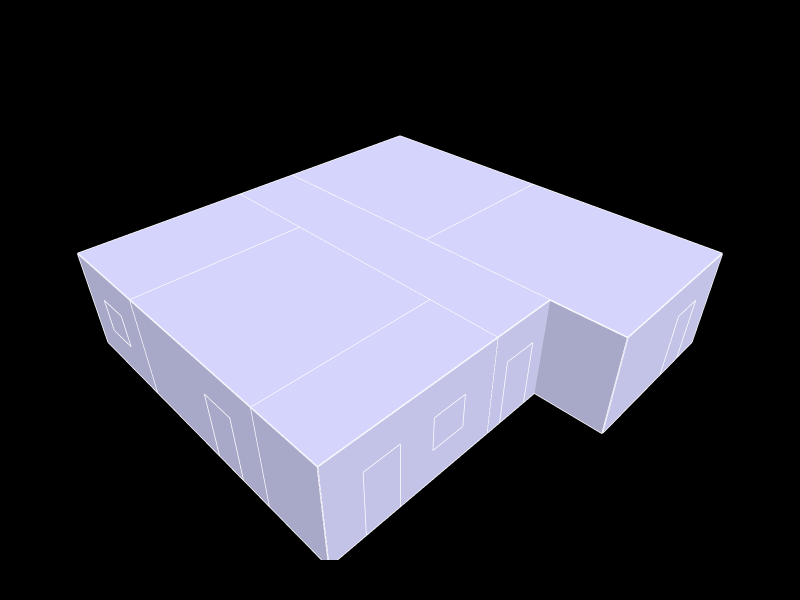

The notebook cell saved with this chart:
### Code cell
# show geometry

Topology.Show(house, aperture_f,
              faceColor=[210,210,250],
              faceOpacity=1,
              edgeColor="white",
              edgeWidth=3,
              showVertices=False,
              backgroundColor="black",
              width=800,
              height=600,
              renderer = renderer)

print(renderer)

### Figure 1 — Plotly figure (JSON) as saved in the notebook; plotly's stock layout.template omitted (floating-point values rounded to 4 significant figures; data arrays with more than 128 entries replaced by an {"elided": "..."} marker saying what was removed)
{"data": [{"hoverinfo": "text", "legendgroup": "2", "legendrank": 2, "line": {"color": "white", "dash": "solid", "width": 3}, "marker": {"size": 0}, "mode": "lines", "name": "1: Untitled (Edges)", "showlegend": false, "text": "", "type": "scatter3d", "x": {"elided": "165 int values"}, "y": {"elided": "165 int values"}, "z": {"elided": "165 int values"}}, {"cmax": 1, "cmin": 0, "color": "#D2D2FA", "colorscale": [[0, "#440154"], [0.1111, "#482878"], [0.2222, "#3e4989"], [0.3333, "#31688e"], [0.4444, "#26828e"], [0.5556, "#1f9e89"], [0.6667, "#35b779"], [0.7778, "#6ece58"], [0.8889, "#b5de2b"], [1, "#fde725"]], "flatshading": true, "hoverinfo": "text", "hovertext": "", "i": [0, 3, 4, 5, 6, 7, 7, 9, 9, 1, 1, 2, 2, 0, 0, 4, 4, 8, 8, 11, 7, 12, 8, 8, 3, 7, 16, 16, 16, 16, 5, 5, 15, 15, 1, 1, 3, 19, 19, 21, 15, 15, 21, 21, 18, 18, 22, 23, 11, 11, 2, 2, 23, 23, 25, 25, 12, 12, 12, 12, 26, 26, 23, 23, 28, 28, 13, 13, 13, 13, 26, 26], "j": [1, 1, 3, 3, 5, 3, 5, 1, 3, 9, 10, 11, 10, 12, 11, 12, 13, 5, 6, 10, 11, 11, 13, 12, 14, 3, 8, 7, 17, 5, 14, 17, 14, 17, 14, 18, 14, 9, 20, 9, 7, 9, 18, 14, 21, 20, 11, 22, 22, 24, 10, 24, 0, 2, 24, 22, 4, 26, 27, 22, 0, 4, 22, 27, 6, 4, 6, 28, 29, 27, 27, 29], "k": [2, 0, 0, 4, 4, 5, 8, 3, 7, 10, 2, 0, 11, 4, 12, 13, 6, 6, 13, 9, 9, 7, 12, 7, 15, 15, 7, 15, 5, 8, 3, 14, 17, 16, 18, 19, 1, 1, 9, 20, 9, 21, 14, 15, 20, 19, 0, 0, 24, 10, 24, 25, 2, 25, 22, 23, 26, 27, 22, 11, 23, 0, 27, 26, 4, 26, 28, 29, 27, 12, 29, 28], "legendgroup": "3", "legendrank": 3, "lighting": {"facenormalsepsilon": 0}, "name": "1: Untitled (Faces)", "opacity": 1, "showlegend": false, "showscale": false, "text": "", "type": "mesh3d", "x": [5, 7, 5, 7, 5, 7, 5, 7, 7, 7, 5, 5, 5, 5, 12, 12, 12, 12, 12, 7, 7, 12, 0, 0, 0, 0, 0, 0, 0, 0], "y": [8, 6, 6, 10, 13, 16, 16, 10, 16, 6, 6, 8, 13, 16, 10, 10, 16, 16, 4, 4, 4, 4, 8, 8, 6, 6, 13, 13, 16, 16], "z": [0, 0, 0, 0, 0, 0, 0, 3, 3, 3, 3, 3, 3, 3, 0, 3, 3, 0, 0, 0, 3, 3, 3, 0, 3, 0, 0, 3, 0, 3]}, {"hoverinfo": "text", "legendgroup": "6", "legendrank": 6, "line": {"color": "white", "dash": "solid", "width": 3}, "marker": {"size": 0}, "mode": "lines", "name": "2: default (Edges)", "showlegend": false, "text": "", "type": "scatter3d", "x": [0, 0, null, 0, 0, null, 0, 0, null, 0, 0, null], "y": [14, 14, null, 14, 15, null, 15, 15, null, 15, 14, null], "z": [1, 2, null, 2, 2, null, 2, 1, null, 1, 1, null]}, {"cmax": 1, "cmin": 0, "color": "#D2D2FA", "colorscale": [[0, "#440154"], [0.1111, "#482878"], [0.2222, "#3e4989"], [0.3333, "#31688e"], [0.4444, "#26828e"], [0.5556, "#1f9e89"], [0.6667, "#35b779"], [0.7778, "#6ece58"], [0.8889, "#b5de2b"], [1, "#fde725"]], "flatshading": true, "hoverinfo": "text", "hovertext": "", "i": [0, 0], "j": [1, 2], "k": [2, 3], "legendgroup": "7", "legendrank": 7, "lighting": {"facenormalsepsilon": 0}, "name": "2: default (Faces)", "opacity": 1, "showlegend": false, "showscale": false, "text": "", "type": "mesh3d", "x": [0, 0, 0, 0], "y": [14, 14, 15, 15], "z": [1, 2, 2, 1]}, {"hoverinfo": "text", "legendgroup": "10", "legendrank": 10, "line": {"color": "white", "dash": "solid", "width": 3}, "marker": {"size": 0}, "mode": "lines", "name": "3: default (Edges)", "showlegend": false, "text": "", "type": "scatter3d", "x": [1, 1, null, 1, 4, null, 4, 4, null, 4, 1, null], "y": [13, 13, null, 13, 13, null, 13, 13, null, 13, 13, null], "z": [1, 2, null, 2, 2, null, 2, 1, null, 1, 1, null]}, {"cmax": 1, "cmin": 0, "color": "#D2D2FA", "colorscale": [[0, "#440154"], [0.1111, "#482878"], [0.2222, "#3e4989"], [0.3333, "#31688e"], [0.4444, "#26828e"], [0.5556, "#1f9e89"], [0.6667, "#35b779"], [0.7778, "#6ece58"], [0.8889, "#b5de2b"], [1, "#fde725"]], "flatshading": true, "hoverinfo": "text", "hovertext": "", "i": [0, 0], "j": [1, 3], "k": [2, 1], "legendgroup": "11", "legendrank": 11, "lighting": {"facenormalsepsilon": 0}, "name": "3: default (Faces)", "opacity": 1, "showlegend": false, "showscale": false, "text": "", "type": "mesh3d", "x": [4, 1, 1, 4], "y": [13, 13, 13, 13], "z": [2, 1, 2, 1]}, {"hoverinfo": "text", "legendgroup": "14", "legendrank": 14, "line": {"color": "white", "dash": "solid", "width": 3}, "marker": {"size": 0}, "mode": "lines", "name": "4: default (Edges)", "showlegend": false, "text": "", "type": "scatter3d", "x": [12, 12, null, 12, 12, null, 12, 12, null, 12, 12, null], "y": [6, 6, null, 6, 8, null, 8, 8, null, 8, 6, null], "z": [1, 2, null, 2, 2, null, 2, 1, null, 1, 1, null]}, {"cmax": 1, "cmin": 0, "color": "#D2D2FA", "colorscale": [[0, "#440154"], [0.1111, "#482878"], [0.2222, "#3e4989"], [0.3333, "#31688e"], [0.4444, "#26828e"], [0.5556, "#1f9e89"], [0.6667, "#35b779"], [0.7778, "#6ece58"], [0.8889, "#b5de2b"], [1, "#fde725"]], "flatshading": true, "hoverinfo": "text", "hovertext": "", "i": [0, 0], "j": [1, 2], "k": [2, 3], "legendgroup": "15", "legendrank": 15, "lighting": {"facenormalsepsilon": 0}, "name": "4: default (Faces)", "opacity": 1, "showlegend": false, "showscale": false, "text": "", "type": "mesh3d", "x": [12, 12, 12, 12], "y": [6, 6, 8, 8], "z": [1, 2, 2, 1]}, {"hoverinfo": "text", "legendgroup": "18", "legendrank": 18, "line": {"color": "white", "dash": "solid", "width": 3}, "marker": {"size": 0}, "mode": "lines", "name": "5: default (Edges)", "showlegend": false, "text": "", "type": "scatter3d", "x": [3, 3, null, 3, 4, null, 4, 4, null, 4, 3, null], "y": [6, 6, null, 6, 6, null, 6, 6, null, 6, 6, null], "z": [1, 2, null, 2, 2, null, 2, 1, null, 1, 1, null]}, {"cmax": 1, "cmin": 0, "color": "#D2D2FA", "colorscale": [[0, "#440154"], [0.1111, "#482878"], [0.2222, "#3e4989"], [0.3333, "#31688e"], [0.4444, "#26828e"], [0.5556, "#1f9e89"], [0.6667, "#35b779"], [0.7778, "#6ece58"], [0.8889, "#b5de2b"], [1, "#fde725"]], "flatshading": true, "hoverinfo": "text", "hovertext": "", "i": [0, 0], "j": [1, 3], "k": [2, 1], "legendgroup": "19", "legendrank": 19, "lighting": {"facenormalsepsilon": 0}, "name": "5: default (Faces)", "opacity": 1, "showlegend": false, "showscale": false, "text": "", "type": "mesh3d", "x": [4, 3, 3, 4], "y": [6, 6, 6, 6], "z": [2, 1, 2, 1]}, {"hoverinfo": "text", "legendgroup": "22", "legendrank": 22, "line": {"color": "white", "dash": "solid", "width": 3}, "marker": {"size": 0}, "mode": "lines", "name": "6: default (Edges)", "showlegend": false, "text": "", "type": "scatter3d", "x": [12, 12, null, 12, 12, null, 12, 12, null, 12, 12, null], "y": [12, 12, null, 12, 14, null, 14, 14, null, 14, 12, null], "z": [1, 2, null, 2, 2, null, 2, 1, null, 1, 1, null]}, {"cmax": 1, "cmin": 0, "color": "#D2D2FA", "colorscale": [[0, "#440154"], [0.1111, "#482878"], [0.2222, "#3e4989"], [0.3333, "#31688e"], [0.4444, "#26828e"], [0.5556, "#1f9e89"], [0.6667, "#35b779"], [0.7778, "#6ece58"], [0.8889, "#b5de2b"], [1, "#fde725"]], "flatshading": true, "hoverinfo": "text", "hovertext": "", "i": [0, 0], "j": [1, 2], "k": [2, 3], "legendgroup": "23", "legendrank": 23, "lighting": {"facenormalsepsilon": 0}, "name": "6: default (Faces)", "opacity": 1, "showlegend": false, "showscale": false, "text": "", "type": "mesh3d", "x": [12, 12, 12, 12], "y": [12, 12, 14, 14], "z": [1, 2, 2, 1]}, {"hoverinfo": "text", "legendgroup": "26", "legendrank": 26, "line": {"color": "white", "dash": "solid", "width": 3}, "marker": {"size": 0}, "mode": "lines", "name": "7: default (Edges)", "showlegend": false, "text": "", "type": "scatter3d", "x": [8, 8, null, 8, 11, null, 11, 11, null, 11, 8, null], "y": [16, 16, null, 16, 16, null, 16, 16, null, 16, 16, null], "z": [1, 2, null, 2, 2, null, 2, 1, null, 1, 1, null]}, {"cmax": 1, "cmin": 0, "color": "#D2D2FA", "colorscale": [[0, "#440154"], [0.1111, "#482878"], [0.2222, "#3e4989"], [0.3333, "#31688e"], [0.4444, "#26828e"], [0.5556, "#1f9e89"], [0.6667, "#35b779"], [0.7778, "#6ece58"], [0.8889, "#b5de2b"], [1, "#fde725"]], "flatshading": true, "hoverinfo": "text", "hovertext": "", "i": [0, 0], "j": [1, 3], "k": [2, 1], "legendgroup": "27", "legendrank": 27, "lighting": {"facenormalsepsilon": 0}, "name": "7: default (Faces)", "opacity": 1, "showlegend": false, "showscale": false, "text": "", "type": "mesh3d", "x": [11, 8, 8, 11], "y": [16, 16, 16, 16], "z": [2, 1, 2, 1]}, {"hoverinfo": "text", "legendgroup": "30", "legendrank": 30, "line": {"color": "white", "dash": "solid", "width": 3}, "marker": {"size": 0}, "mode": "lines", "name": "8: default (Edges)", "showlegend": false, "text": "", "type": "scatter3d", "x": [1, 1, null, 1, 4, null, 4, 4, null, 4, 1, null], "y": [16, 16, null, 16, 16, null, 16, 16, null, 16, 16, null], "z": [1, 2, null, 2, 2, null, 2, 1, null, 1, 1, null]}, {"cmax": 1, "cmin": 0, "color": "#D2D2FA", "colorscale": [[0, "#440154"], [0.1111, "#482878"], [0.2222, "#3e4989"], [0.3333, "#31688e"], [0.4444, "#26828e"], [0.5556, "#1f9e89"], [0.6667, "#35b779"], [0.7778, "#6ece58"], [0.8889, "#b5de2b"], [1, "#fde725"]], "flatshading": true, "hoverinfo": "text", "hovertext": "", "i": [0, 0], "j": [1, 3], "k": [2, 1], "legendgroup": "31", "legendrank": 31, "lighting": {"facenormalsepsilon": 0}, "name": "8: default (Faces)", "opacity": 1, "showlegend": false, "showscale": false, "text": "", "type": "mesh3d", "x": [4, 1, 1, 4], "y": [16, 16, 16, 16], "z": [2, 1, 2, 1]}, {"hoverinfo": "text", "legendgroup": "34", "legendrank": 34, "line": {"color": "white", "dash": "solid", "width": 3}, "marker": {"size": 0}, "mode": "lines", "name": "9: default (Edges)", "showlegend": false, "text": "", "type": "scatter3d", "x": [5.5, 5.5, null, 5.5, 6.5, null, 6.5, 6.5, null, 6.5, 5.5, null], "y": [16, 16, null, 16, 16, null, 16, 16, null, 16, 16, null], "z": [0, 2, null, 2, 2, null, 2, 0, null, 0, 0, null]}, {"cmax": 1, "cmin": 0, "color": "#D2D2FA", "colorscale": [[0, "#440154"], [0.1111, "#482878"], [0.2222, "#3e4989"], [0.3333, "#31688e"], [0.4444, "#26828e"], [0.5556, "#1f9e89"], [0.6667, "#35b779"], [0.7778, "#6ece58"], [0.8889, "#b5de2b"], [1, "#fde725"]], "flatshading": true, "hoverinfo": "text", "hovertext": "", "i": [0, 0], "j": [1, 3], "k": [2, 1], "legendgroup": "35", "legendrank": 35, "lighting": {"facenormalsepsilon": 0}, "name": "9: default (Faces)", "opacity": 1, "showlegend": false, "showscale": false, "text": "", "type": "mesh3d", "x": [6.5, 5.5, 5.5, 6.5], "y": [16, 16, 16, 16], "z": [2, 0, 2, 0]}, {"hoverinfo": "text", "legendgroup": "38", "legendrank": 38, "line": {"color": "white", "dash": "solid", "width": 3}, "marker": {"size": 0}, "mode": "lines", "name": "10: default (Edges)", "showlegend": false, "text": "", "type": "scatter3d", "x": [5.5, 5.5, null, 5.5, 6.5, null, 6.5, 6.5, null, 6.5, 5.5, null], "y": [6, 6, null, 6, 6, null, 6, 6, null, 6, 6, null], "z": [0, 2, null, 2, 2, null, 2, 0, null, 0, 0, null]}, {"cmax": 1, "cmin": 0, "color": "#D2D2FA", "colorscale": [[0, "#440154"], [0.1111, "#482878"], [0.2222, "#3e4989"], [0.3333, "#31688e"], [0.4444, "#26828e"], [0.5556, "#1f9e89"], [0.6667, "#35b779"], [0.7778, "#6ece58"], [0.8889, "#b5de2b"], [1, "#fde725"]], "flatshading": true, "hoverinfo": "text", "hovertext": "", "i": [0, 0], "j": [1, 3], "k": [2, 1], "legendgroup": "39", "legendrank": 39, "lighting": {"facenormalsepsilon": 0}, "name": "10: default (Faces)", "opacity": 1, "showlegend": false, "showscale": false, "text": "", "type": "mesh3d", "x": [6.5, 5.5, 5.5, 6.5], "y": [6, 6, 6, 6], "z": [2, 0, 2, 0]}, {"hoverinfo": "text", "legendgroup": "42", "legendrank": 42, "line": {"color": "white", "dash": "solid", "width": 3}, "marker": {"size": 0}, "mode": "lines", "name": "11: default (Edges)", "showlegend": false, "text": "", "type": "scatter3d", "x": [1, 1, null, 1, 2, null, 2, 2, null, 2, 1, null], "y": [8, 8, null, 8, 8, null, 8, 8, null, 8, 8, null], "z": [0, 2, null, 2, 2, null, 2, 0, null, 0, 0, null]}, {"cmax": 1, "cmin": 0, "color": "#D2D2FA", "colorscale": [[0, "#440154"], [0.1111, "#482878"], [0.2222, "#3e4989"], [0.3333, "#31688e"], [0.4444, "#26828e"], [0.5556, "#1f9e89"], [0.6667, "#35b779"], [0.7778, "#6ece58"], [0.8889, "#b5de2b"], [1, "#fde725"]], "flatshading": true, "hoverinfo": "text", "hovertext": "", "i": [0, 0], "j": [1, 3], "k": [2, 1], "legendgroup": "43", "legendrank": 43, "lighting": {"facenormalsepsilon": 0}, "name": "11: default (Faces)", "opacity": 1, "showlegend": false, "showscale": false, "text": "", "type": "mesh3d", "x": [2, 1, 1, 2], "y": [8, 8, 8, 8], "z": [2, 0, 2, 0]}, {"hoverinfo": "text", "legendgroup": "46", "legendrank": 46, "line": {"color": "white", "dash": "solid", "width": 3}, "marker": {"size": 0}, "mode": "lines", "name": "12: default (Edges)", "showlegend": false, "text": "", "type": "scatter3d", "x": [5, 5, null, 5, 5, null, 5, 5, null, 5, 5, null], "y": [14, 14, null, 14, 15, null, 15, 15, null, 15, 14, null], "z": [0, 2, null, 2, 2, null, 2, 0, null, 0, 0, null]}, {"cmax": 1, "cmin": 0, "color": "#D2D2FA", "colorscale": [[0, "#440154"], [0.1111, "#482878"], [0.2222, "#3e4989"], [0.3333, "#31688e"], [0.4444, "#26828e"], [0.5556, "#1f9e89"], [0.6667, "#35b779"], [0.7778, "#6ece58"], [0.8889, "#b5de2b"], [1, "#fde725"]], "flatshading": true, "hoverinfo": "text", "hovertext": "", "i": [0, 0], "j": [1, 2], "k": [2, 3], "legendgroup": "47", "legendrank": 47, "lighting": {"facenormalsepsilon": 0}, "name": "12: default (Faces)", "opacity": 1, "showlegend": false, "showscale": false, "text": "", "type": "mesh3d", "x": [5, 5, 5, 5], "y": [14, 14, 15, 15], "z": [0, 2, 2, 0]}, {"hoverinfo": "text", "legendgroup": "50", "legendrank": 50, "line": {"color": "white", "dash": "solid", "width": 3}, "marker": {"size": 0}, "mode": "lines", "name": "13: default (Edges)", "showlegend": false, "text": "", "type": "scatter3d", "x": [10, 10, null, 10, 11, null, 11, 11, null, 11, 10, null], "y": [4, 4, null, 4, 4, null, 4, 4, null, 4, 4, null], "z": [0, 2, null, 2, 2, null, 2, 0, null, 0, 0, null]}, {"cmax": 1, "cmin": 0, "color": "#D2D2FA", "colorscale": [[0, "#440154"], [0.1111, "#482878"], [0.2222, "#3e4989"], [0.3333, "#31688e"], [0.4444, "#26828e"], [0.5556, "#1f9e89"], [0.6667, "#35b779"], [0.7778, "#6ece58"], [0.8889, "#b5de2b"], [1, "#fde725"]], "flatshading": true, "hoverinfo": "text", "hovertext": "", "i": [0, 0], "j": [1, 3], "k": [2, 1], "legendgroup": "51", "legendrank": 51, "lighting": {"facenormalsepsilon": 0}, "name": "13: default (Faces)", "opacity": 1, "showlegend": false, "showscale": false, "text": "", "type": "mesh3d", "x": [11, 10, 10, 11], "y": [4, 4, 4, 4], "z": [2, 0, 2, 0]}, {"hoverinfo": "text", "legendgroup": "54", "legendrank": 54, "line": {"color": "white", "dash": "solid", "width": 3}, "marker": {"size": 0}, "mode": "lines", "name": "14: default (Edges)", "showlegend": false, "text": "", "type": "scatter3d", "x": [10, 10, null, 10, 11, null, 11, 11, null, 11, 10, null], "y": [10, 10, null, 10, 10, null, 10, 10, null, 10, 10, null], "z": [0, 2, null, 2, 2, null, 2, 0, null, 0, 0, null]}, {"cmax": 1, "cmin": 0, "color": "#D2D2FA", "colorscale": [[0, "#440154"], [0.1111, "#482878"], [0.2222, "#3e4989"], [0.3333, "#31688e"], [0.4444, "#26828e"], [0.5556, "#1f9e89"], [0.6667, "#35b779"], [0.7778, "#6ece58"], [0.8889, "#b5de2b"], [1, "#fde725"]], "flatshading": true, "hoverinfo": "text", "hovertext": "", "i": [0, 0], "j": [1, 3], "k": [2, 1], "legendgroup": "55", "legendrank": 55, "lighting": {"facenormalsepsilon": 0}, "name": "14: default (Faces)", "opacity": 1, "showlegend": false, "showscale": false, "text": "", "type": "mesh3d", "x": [11, 10, 10, 11], "y": [10, 10, 10, 10], "z": [2, 0, 2, 0]}, {"hoverinfo": "text", "legendgroup": "58", "legendrank": 58, "line": {"color": "white", "dash": "solid", "width": 3}, "marker": {"size": 0}, "mode": "lines", "name": "15: default (Edges)", "showlegend": false, "text": "", "type": "scatter3d", "x": [7, 7, null, 7, 7, null, 7, 7, null, 7, 7, null], "y": [14, 14, null, 14, 15, null, 15, 15, null, 15, 14, null], "z": [0, 2, null, 2, 2, null, 2, 0, null, 0, 0, null]}, {"cmax": 1, "cmin": 0, "color": "#D2D2FA", "colorscale": [[0, "#440154"], [0.1111, "#482878"], [0.2222, "#3e4989"], [0.3333, "#31688e"], [0.4444, "#26828e"], [0.5556, "#1f9e89"], [0.6667, "#35b779"], [0.7778, "#6ece58"], [0.8889, "#b5de2b"], [1, "#fde725"]], "flatshading": true, "hoverinfo": "text", "hovertext": "", "i": [0, 0], "j": [1, 2], "k": [2, 3], "legendgroup": "59", "legendrank": 59, "lighting": {"facenormalsepsilon": 0}, "name": "15: default (Faces)", "opacity": 1, "showlegend": false, "showscale": false, "text": "", "type": "mesh3d", "x": [7, 7, 7, 7], "y": [14, 14, 15, 15], "z": [0, 2, 2, 0]}, {"hoverinfo": "text", "legendgroup": "62", "legendrank": 62, "line": {"color": "white", "dash": "solid", "width": 3}, "marker": {"size": 0}, "mode": "lines", "name": "16: default (Edges)", "showlegend": false, "text": "", "type": "scatter3d", "x": [1, 1, null, 1, 2, null, 2, 2, null, 2, 1, null], "y": [6, 6, null, 6, 6, null, 6, 6, null, 6, 6, null], "z": [0, 2, null, 2, 2, null, 2, 0, null, 0, 0, null]}, {"cmax": 1, "cmin": 0, "color": "#D2D2FA", "colorscale": [[0, "#440154"], [0.1111, "#482878"], [0.2222, "#3e4989"], [0.3333, "#31688e"], [0.4444, "#26828e"], [0.5556, "#1f9e89"], [0.6667, "#35b779"], [0.7778, "#6ece58"], [0.8889, "#b5de2b"], [1, "#fde725"]], "flatshading": true, "hoverinfo": "text", "hovertext": "", "i": [0, 0], "j": [1, 3], "k": [2, 1], "legendgroup": "63", "legendrank": 63, "lighting": {"facenormalsepsilon": 0}, "name": "16: default (Faces)", "opacity": 1, "showlegend": false, "showscale": false, "text": "", "type": "mesh3d", "x": [2, 1, 1, 2], "y": [6, 6, 6, 6], "z": [2, 0, 2, 0]}, {"hoverinfo": "text", "legendgroup": "66", "legendrank": 66, "line": {"color": "white", "dash": "solid", "width": 3}, "marker": {"size": 0}, "mode": "lines", "name": "17: default (Edges)", "showlegend": false, "text": "", "type": "scatter3d", "x": [0, 0, null, 0, 0, null, 0, 0, null, 0, 0, null], "y": [10, 10, null, 10, 9, null, 9, 9, null, 9, 10, null], "z": [0, 2, null, 2, 2, null, 2, 0, null, 0, 0, null]}, {"cmax": 1, "cmin": 0, "color": "#D2D2FA", "colorscale": [[0, "#440154"], [0.1111, "#482878"], [0.2222, "#3e4989"], [0.3333, "#31688e"], [0.4444, "#26828e"], [0.5556, "#1f9e89"], [0.6667, "#35b779"], [0.7778, "#6ece58"], [0.8889, "#b5de2b"], [1, "#fde725"]], "flatshading": true, "hoverinfo": "text", "hovertext": "", "i": [0, 0], "j": [1, 3], "k": [2, 1], "legendgroup": "67", "legendrank": 67, "lighting": {"facenormalsepsilon": 0}, "name": "17: default (Faces)", "opacity": 1, "showlegend": false, "showscale": false, "text": "", "type": "mesh3d", "x": [0, 0, 0, 0], "y": [9, 10, 10, 9], "z": [2, 0, 2, 0]}], "layout": {"autosize": true, "height": 600, "margin": {"b": 40, "l": 40, "r": 40, "t": 40}, "paper_bgcolor": "#000000", "plot_bgcolor": "#000000", "scene": {"aspectmode": "data", "camera": {"center": {"x": 0, "y": 0, "z": 0}, "eye": {"x": -1.25, "y": -1.25, "z": 1.25}, "projection": {"type": "perspective"}, "up": {"x": 0, "y": 0, "z": 1}}, "xaxis": {"visible": false}, "yaxis": {"visible": false}, "zaxis": {"visible": false}}, "showlegend": true, "width": 800, "xaxis": {"showgrid": false, "visible": false, "zeroline": false}, "yaxis": {"showgrid": false, "visible": false, "zeroline": false}}}
